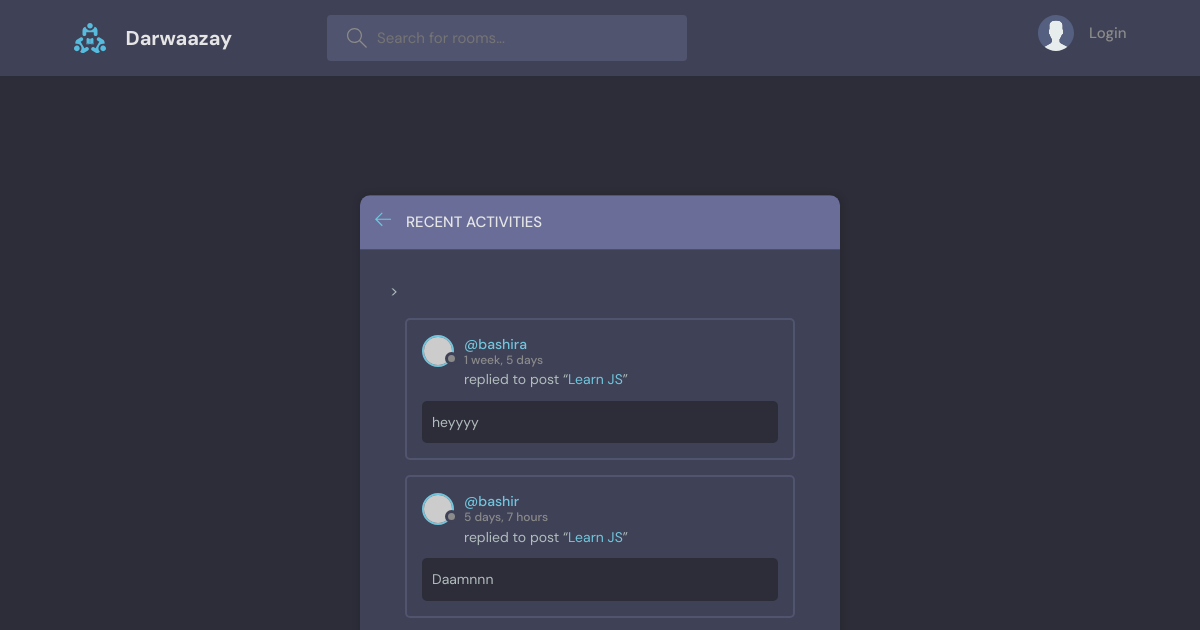
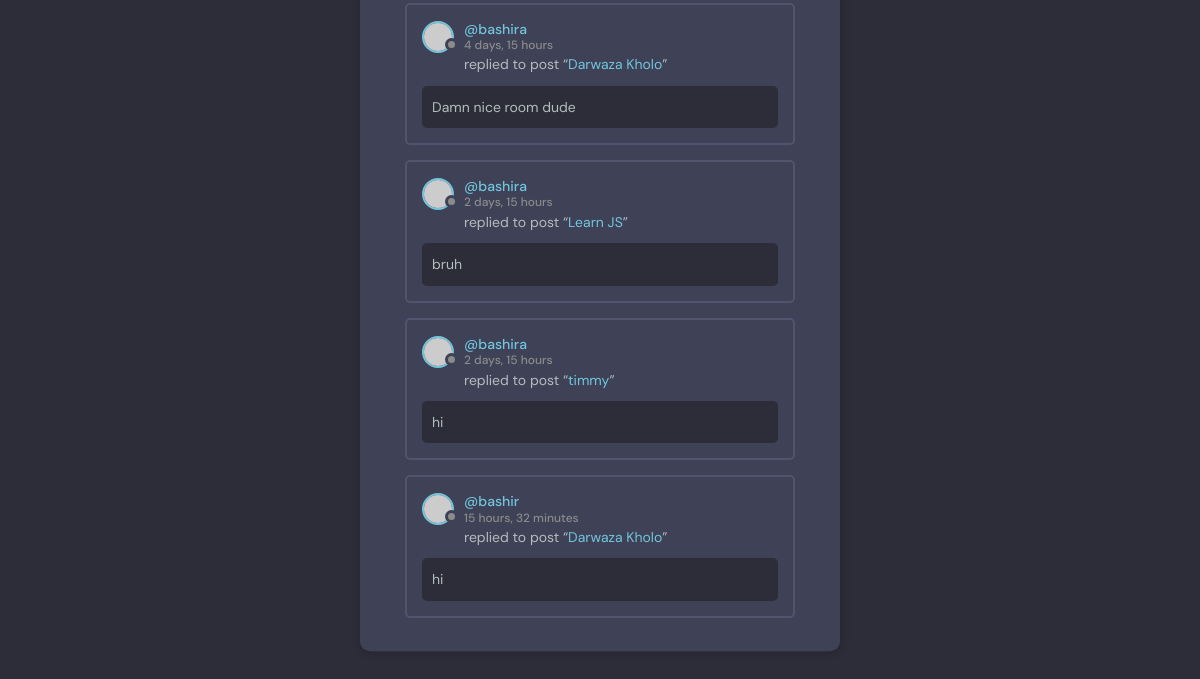
The page /activity/ on the database as committed earlier (2 pictures, top to bottom).
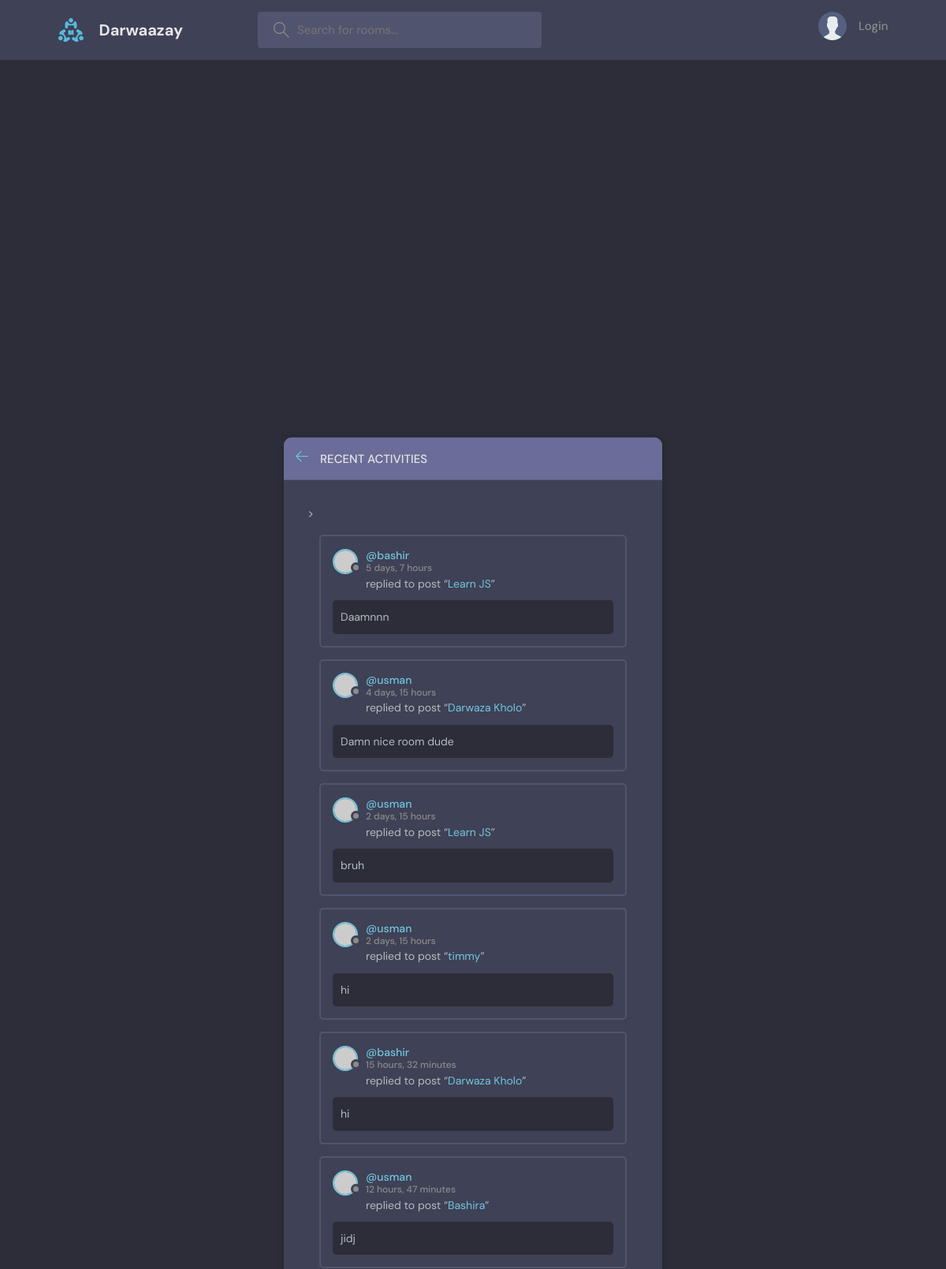
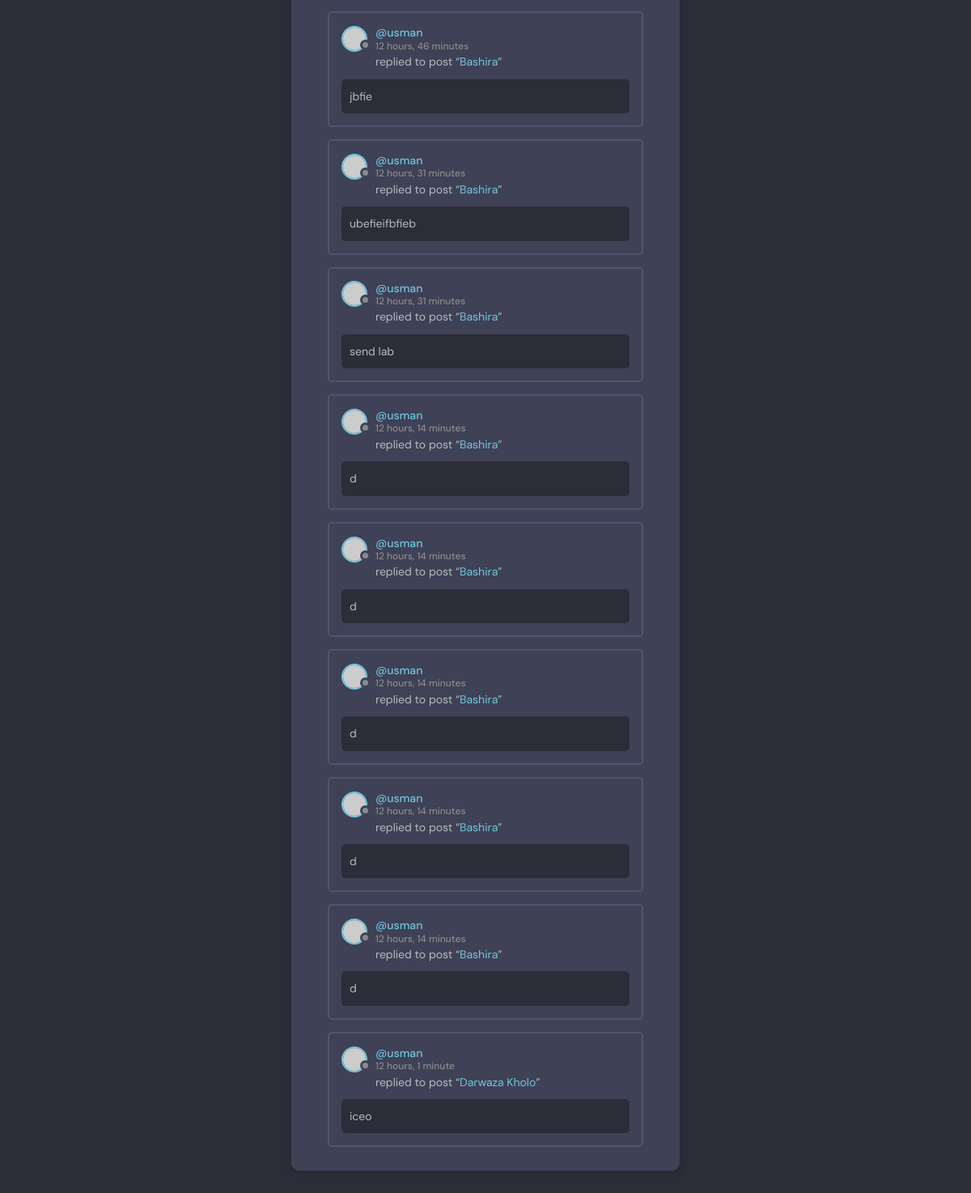
The same page on the database as committed later (2 pictures, top to bottom).
### doors/models.py (models this page shows, shortened)
class Message(models.Model):
    user = models.ForeignKey(User, on_delete=models.CASCADE)
    room = models.ForeignKey(Room, on_delete=models.CASCADE)
    body = models.TextField()
    updated = models.DateTimeField(auto_now=True)
    created = models.DateTimeField(auto_now_add=True)
    def __str__(self):
        return self.body[0:50]

class Room(models.Model):
    host = models.ForeignKey(User, on_delete=models.SET_NULL, null=True)
    topic = models.ForeignKey(Topic, on_delete=models.SET_NULL, null=True)
    name = models.CharField(max_length=200)
    participants = models.ManyToManyField(User, related_name='participants', blank=True)
    description = models.TextField(null=True, blank=True)
    updated = models.DateTimeField(auto_now=True)
    created = models.DateTimeField(auto_now_add=True)
    class Meta:
        ordering = ['-updated', '-created']

### doors/views.py (the view)
# urls.py: path('activity/', views.activityPage, name='activity'),
def activityPage(request):
    room_messages = models.Message.objects.all()
    context = {'room_messages':room_messages}
    return render(request, 'doors/activity.html', context)

### doors/templates/doors/activity.html (shortened to what this page needs)
{% extends 'main.html' %}
{% block content %}
    <main class="layout">
      <div class="container">
        <div class="layout__box">
          <div class="layout__boxHeader">
            <div class="layout__boxTitle">
              <a href="{% url 'home' %}">
                <svg version="1.1" xmlns="http://www.w3.org/2000/svg" width="32" height="32" viewBox="0 0 32 32">
                  <title>arrow-left</title>
                  <path
                    d="M13.723 2.286l-13.723 13.714 13.719 13.714 1.616-1.611-10.96-10.96h27.625v-2.286h-27.625l10.965-10.965-1.616-1.607z"
                  ></path>
                </svg>
              </a>
              <h3>Recent Activities</h3>
            </div>
          </div>
          <div class="activities-page layout__body">
            <div class="activities__list scroll">>
              {% for message in room_messages %}
                <div class="activities__box">
                  <div class="activities__boxHeader roomListRoom__header">
                    <a href="{% url 'user-profile' message.user.id %}" class="roomListRoom__author">
                      <div class="avatar avatar--small">
                        <img src="https://randomuser.me/api/portraits/women/11.jpg" />
                      </div>
                      <p>
                        @{{message.user.username}}
                        <span>{{message.created|timesince}}</span>
                      </p>
                    </a>
                  </div>
                  <div class="activities__boxContent">
                    <p>replied to post “<a href="{% url 'room' message.room.id %}">{{message.room.name}}</a>”</p>
                    <div class="activities__boxRoomContent">
                      {{message}}
                    </div>
                  </div>
                </div>
              {% endfor %}
            </div>
          </div>
        </div>
      </div>
    </main>
{% endblock %}

### templates/main.html (shortened to what this page needs)
<!DOCTYPE html>
{% load static %}
<html lang="en">
  <head>
    <link rel="stylesheet" href="{% static 'styles/style.css' %}" />
  </head>
  <body>
    {% include 'navbar.html' %}
    {% block content %}
    {% endblock %}
  </body>
</html>

### templates/navbar.html (shortened to what this page needs)
{% load static %}
<header class="header header--loggedIn">
      <div class="container">
        <a href="{% url 'home' %}" class="header__logo">
          <img src="{% static 'images/logo.svg' %}" />
          <h1>Darwaazay</h1>
        </a>
        <form class="header__search" method="get" action="{% url 'home' %}">
          <label>
            <input type="text" name="q" placeholder="Search for rooms..." />
          </label>
        </form>
        <nav class="header__menu">
          {% if request.user.is_authenticated %}
          <div class="header__user">
            <a href="{% url 'user-profile' request.user.id %}">
              <div class="avatar avatar--medium active">
                <img src="https://randomuser.me/api/portraits/men/37.jpg" />
              </div>
              <p>{{request.user.username}} <span>@{{request.user.username}}</span></p>
            </a>
            <button class="dropdown-button">
              <svg version="1.1" xmlns="http://www.w3.org/2000/svg" width="32" height="32" viewBox="0 0 32 32">
                <title>chevron-down</title>
                <path d="M16 21l-13-13h-3l16 16 16-16h-3l-13 13z"></path>
              </svg>
            </button>
          </div>
          {% else %}
          <a href="{% url 'login' %}">
            <img src="{% static 'images/avatar.svg' %}" />
            <p>Login</p>
          </a>
          {% endif %}
        </nav>
      </div>
</header>

### static/styles/style.css (style rules this page uses)
:root { --color-main: #71c6dd; --color-main-light: #e1f6fb; --color-dark: #3f4156; --color-dark-medium: #51546e; --color-dark-light: #696d97; --color-light: #e5e5e5; --color-gray: #8b8b8b; --color-light-gray: #b2bdbd; --color-bg: #2d2d39; --color-success: #5dd693; --color-error: #fc4b0b; }
* { font-family: "DM Sans", -apple-system, BlinkMacSystemFont, "Segoe UI", Roboto, Oxygen, Ubuntu, Cantarell, "Open Sans", "Helvetica Neue", sans-serif; margin: 0; padding: 0; box-sizing: border-box; text-rendering: optimizeLegibility; font-size: inherit; }
html { font-size: 56.25%; }
@media only screen and (min-width: 1200px) { html { font-size: 62.5%; } }
body { line-height: 1.6; font-weight: 400; font-size: 1.5rem; color: var(--color-light-gray); background-color: var(--color-bg); min-height: 100vh; }
img { width: 100%; }
a { display: inline-block; color: var(--color-main); text-decoration: none; }
.container { max-width: 120rem; width: 90%; margin: auto; }
.avatar { position: relative; display: inline-block; border-radius: 50%; border: 2px solid var(--color-main); }
.avatar img { display: block; border-radius: 50%; object-fit: cover; object-position: center; }
.avatar::after { content: ""; display: block; position: absolute; background-color: var(--color-gray); z-index: 111; border-radius: 50%; border: 0.3rem solid var(--color-dark); }
.avatar.avatar--small img { width: 2.8rem; height: 2.8rem; }
.avatar.avatar--small:after { width: 0.7rem; height: 0.7rem; bottom: 0px; right: -6px; }
.header { padding: 1.5rem; background-color: var(--color-dark); }
.header > .container { display: flex; gap: 9.5rem; }
.header__logo, .header__user { display: flex; gap: 2rem; align-items: center; }
.header__logo > img { height: 3.2rem; width: 3.2rem; }
.header__logo > h1 { font-weight: 700; font-size: 2rem; color: var(--color-light); }
.header__search > label { background-color: var(--color-dark-medium); padding: 1.3rem 1rem; display: flex; align-items: center; gap: 1rem; border-radius: 4px; }
.header__search svg { fill: var(--color-gray); width: 2rem; height: 2rem; margin-left: 1rem; }
.header__search input { width: 30rem; background: transparent; border: none; outline: none; color: var(--color-light); }
.header__menu { margin-left: auto; position: relative; }
.header__menu a { display: flex; gap: 1.5rem; align-items: center; font-weight: 500; text-decoration: none; color: var(--color-gray); }
.header__menu img { height: 3.6rem; }
.header__menu p { line-height: 1.2; }
.layout { margin-top: 2.4rem; }
.layout > .container { display: flex; justify-content: space-between; align-items: flex-start; }
.layout__box { width: 90%; max-width: 48rem; min-height: 40rem; position: absolute; top: 50%; left: 50%; transform: translate(-50%, -46%); background-color: var(--color-dark); border-radius: 1rem; box-shadow: 1px 1px 6px 3px rgba(0, 0, 0, 0.1); overflow: hidden; }
.layout__boxHeader { display: flex; padding: 1.5rem; background-color: var(--color-dark-light); }
.layout__boxTitle { display: flex; gap: 1.5rem; align-items: center; }
.layout__boxTitle h3 { text-transform: uppercase; font-weight: 500; color: var(--color-light); }
.layout__boxTitle svg { width: 1.6rem; height: 1.6rem; fill: var(--color-main); }
.layout__body { margin: 3rem; }
.roomListRoom__header { display: flex; justify-content: space-between; align-items: center; }
.roomListRoom__author { font-weight: 500; display: flex; align-items: center; gap: 1rem; }
.activities__box { margin: 1.5rem; padding: 1.5rem; border: 2px solid var(--color-dark-medium); border-radius: 5px; }
.activities__boxHeader p { font-size: 1.4rem; line-height: 1.3; }
.activities__boxHeader p span { color: var(--color-gray); font-size: 1.2rem; display: block; }
.activities__boxContent { margin-left: 4.2rem; }
.activities__boxContent { font-size: 1.4rem; }
.activities__boxRoomContent { background: var(--color-bg); padding: 1rem; border-radius: 5px; margin-top: 1rem; margin-left: -4.2rem; }
.activities__list { height: 70vh; overflow-y: scroll; padding-bottom: 0; }

Rows that differ between the two databases and show on the page:
removed Message: user.username "bashira", created "1 week, 5 days", room.name "Learn JS", body "heyyyy"
changed through a linked row, Message "Damn nice room dude": user.username "bashira" → "usman"
changed through a linked row, Message "bruh": user.username "bashira" → "usman"
changed through a linked row, Message "timmy": user.username "bashira" → "usman"
added Message: user.username "usman", created "12 hours, 47 minutes", room.name "Bashira", body "jidj"
added Message: user.username "usman", created "12 hours, 46 minutes", room.name "Bashira", body "jbfie"
added Message: user.username "usman", created "12 hours, 31 minutes", room.name "Bashira", body "ubefieifbfieb"
added Message: user.username "usman", created "12 hours, 31 minutes", room.name "Bashira", body "send lab"
added Message: user.username "usman", created "12 hours, 14 minutes", room.name "Bashira", body "d"
added Message: user.username "usman", created "12 hours, 14 minutes", room.name "Bashira", body "d"
added Message: user.username "usman", created "12 hours, 14 minutes", room.name "Bashira", body "d"
added Message: user.username "usman", created "12 hours, 14 minutes", room.name "Bashira", body "d"
added Message: user.username "usman", created "12 hours, 14 minutes", room.name "Bashira", body "d"
added Message: user.username "usman", created "12 hours, 1 minute", room.name "Darwaza Kholo", body "iceo"
